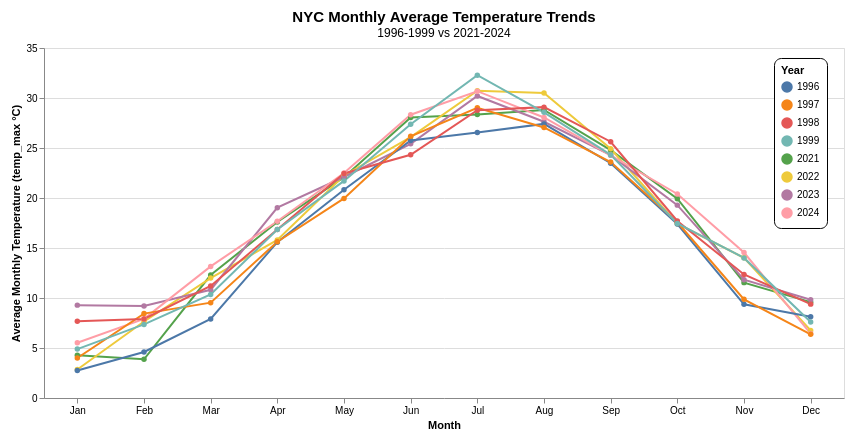

Write notebook code for a chart like this one.
### Markdown cell above
<hr>

<h1>Insight Extraction (Discover information / present data)</h1> 

In this section, New York City weather data are analysed to identify trends, comparisons, correlations, and anomalies. The analysis includes:

- Average temperature trend (monthly / yearly)
- Finding meteorological anomalies (Hurricane / Flood events in recent years)
- Relationship between seasonal temperature and electricity demand
- Comparing the weather conditions (1990s and 2020s)

<h2>Average Temperature Trend (Monthly / Yearly) </h2>

Monthly temperature trends in New York City are analysed by comparing the periods 1996–1999 and 2021–2024.

### Code cell
month_order = ['Jan', 'Feb', 'Mar', 'Apr', 'May', 'Jun', 
               'Jul', 'Aug', 'Sep', 'Oct', 'Nov', 'Dec']

# interactive selection for legend
legend_select = alt.selection_point(
    fields=["year"],
    bind="legend",
    toggle=True
)

# create the line chart for monthly averages
alt.Chart(wdf).mark_line(point=True).encode(
    x=alt.X('month_name:O', title='Month', sort=month_order, axis=alt.Axis(labelAngle=0)),
    y=alt.Y('mean(temp_max):Q', title='Average Monthly Temperature (temp_max °C)'),
    color=alt.Color(
        'year:N',
        legend = alt.Legend(
            title='Year',
            orient='none',
            legendX=730, 
            legendY=10,
            direction='vertical',
            fillColor='white',
            strokeColor='black',
            cornerRadius=7,
            padding=7,
            offset=0
        )
    ),
    opacity=alt.condition(legend_select, alt.value(1), alt.value(0.15)),
    tooltip=[
        alt.Tooltip('year:N', title='Year'),
        alt.Tooltip('month:O', title='Month'),
        alt.Tooltip('mean(temp_max):Q', format='.2f', title='Avg Month Temp (°C)')
    ]
).add_params(legend_select
).properties(
    title={
        "text": 'NYC Monthly Average Temperature Trends', 
        "fontSize": 15,
        "subtitle": ["1996-1999 vs 2021-2024"],
        "subtitleFontSize": 12
    },
    width=800,
    height=350,
    padding={'left': 10, 'top': 10, 'right': 10, 'bottom': 10}
).display()

### Figure 1 — Vega-Lite specification as saved in the notebook (floating-point values rounded to 4 significant figures; data arrays with more than 128 entries replaced by an {"elided": "..."} marker saying what was removed)
{"config": {"view": {"continuousWidth": 300, "continuousHeight": 300}}, "data": {"name": "data-cc424ff2fbddfc946ee4740925101e79"}, "mark": {"type": "line", "point": true}, "encoding": {"color": {"field": "year", "legend": {"cornerRadius": 7, "direction": "vertical", "fillColor": "white", "legendX": 730, "legendY": 10, "offset": 0, "orient": "none", "padding": 7, "strokeColor": "black", "title": "Year"}, "type": "nominal"}, "opacity": {"condition": {"param": "param_cfeb487ee32e6b66", "value": 1}, "value": 0.15}, "tooltip": [{"field": "year", "title": "Year", "type": "nominal"}, {"field": "month", "title": "Month", "type": "ordinal"}, {"aggregate": "mean", "field": "temp_max", "format": ".2f", "title": "Avg Month Temp (°C)", "type": "quantitative"}], "x": {"axis": {"labelAngle": 0}, "field": "month_name", "sort": ["Jan", "Feb", "Mar", "Apr", "May", "Jun", "Jul", "Aug", "Sep", "Oct", "Nov", "Dec"], "title": "Month", "type": "ordinal"}, "y": {"aggregate": "mean", "field": "temp_max", "title": "Average Monthly Temperature (temp_max °C)", "type": "quantitative"}}, "height": 350, "padding": {"left": 10, "top": 10, "right": 10, "bottom": 10}, "params": [{"name": "param_cfeb487ee32e6b66", "select": {"type": "point", "fields": ["year"], "toggle": true}, "bind": "legend"}], "title": {"text": "NYC Monthly Average Temperature Trends", "fontSize": 15, "subtitle": ["1996-1999 vs 2021-2024"], "subtitleFontSize": 12}, "width": 800, "$schema": "https://vega.github.io/schema/vega-lite/v6.1.0.json", "datasets": {"data-cc424ff2fbddfc946ee4740925101e79": {"elided": "2922 records"}}}
